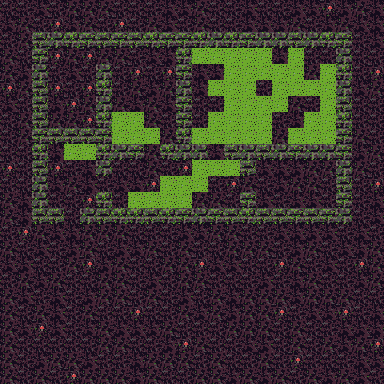

A 2D game scene composited from a Tiled map and its tileset images. What follows is a short description and the map's XML, with each tile layer's data collapsed to a summary:
An orthogonal 24x24 tile map with 16x16 px tiles, 1 tile layer (tile) and 71 objects (fakewall2).

<map version="1.0" tiledversion="1.1.2" orientation="orthogonal" renderorder="right-down" width="24" height="24" tilewidth="16" tileheight="16" infinite="0" nextobjectid="111">
 <tileset firstgid="1" source="tileset.tsx" />
 <layer name="tile" width="24" height="24">
  <data>[576 cells, 576 non-empty, 9 distinct tile ids]</data>
 </layer>
 <objectgroup name="item">
  <object id="72" gid="211" x="272" y="64" width="16" height="16" />
  <object id="107" gid="212" x="288" y="176" width="16" height="16">
   <properties>
    <property name="probability" type="int" value="10" />
   </properties>
  </object>
  <object id="108" gid="212" x="112" y="80" width="16" height="16">
   <properties>
    <property name="probability" type="int" value="1" />
   </properties>
  </object>
  <object id="109" gid="212" x="112" y="112" width="16" height="16">
   <properties>
    <property name="probability" type="int" value="1" />
   </properties>
  </object>
 </objectgroup>
 <objectgroup name="creature">
  <object id="99" gid="252" x="224" y="112" width="16" height="16">
   <properties>
    <property name="probability" type="int" value="100" />
   </properties>
  </object>
  <object id="100" gid="252" x="240" y="80" width="16" height="16">
   <properties>
    <property name="probability" type="int" value="15" />
   </properties>
  </object>
  <object id="101" gid="252" x="176" y="192" width="16" height="16">
   <properties>
    <property name="probability" type="int" value="15" />
   </properties>
  </object>
  <object id="102" gid="252" x="304" y="144" width="16" height="16">
   <properties>
    <property name="probability" type="int" value="15" />
   </properties>
  </object>
  <object id="103" gid="252" x="208" y="144" width="16" height="16">
   <properties>
    <property name="probability" type="int" value="15" />
   </properties>
  </object>
  <object id="104" gid="252" x="128" y="144" width="16" height="16">
   <properties>
    <property name="probability" type="int" value="15" />
   </properties>
  </object>
  <object id="105" gid="253" x="288" y="272" width="16" height="16">
   <properties>
    <property name="probability" type="int" value="100" />
   </properties>
  </object>
  <object id="106" gid="253" x="304" y="304" width="16" height="16">
   <properties>
    <property name="probability" type="int" value="15" />
   </properties>
  </object>
 </objectgroup>
 <objectgroup name="furniture">
  <object id="31" gid="53" x="64" y="128" width="16" height="16">
   <properties>
    <property name="description" value="This is a statue of a man proposing a woman. Man is kneeling and wearing a helmet so you don't recognize him, but he has an emblem of an eagle and crossed sword and quill under the eagle. Woman looks very much like your cousin Mina, holding out her right arm towards the man. You wonder why someone hid this statue here, in a room where nobody rarely visits." />
   </properties>
  </object>
  <object id="32" gid="42" x="240" y="192" width="16" height="16" />
  <object id="34" gid="10" x="64" y="224" width="16" height="16" />
  <object id="35" gid="10" x="96" y="192" width="16" height="16" />
  <object id="36" gid="11" x="208" y="160" width="16" height="16" />
  <object id="37" gid="11" x="144" y="160" width="16" height="16" />
  <object id="39" gid="72" x="112" y="112" width="16" height="16" />
  <object id="40" gid="72" x="112" y="80" width="16" height="16" />
  <object id="41" gid="77" x="160" y="128" width="16" height="16" />
  <object id="42" gid="77" x="160" y="112" width="16" height="16" />
  <object id="43" gid="77" x="160" y="96" width="16" height="16" />
  <object id="44" gid="90" x="144" y="80" width="16" height="16" />
  <object id="45" gid="92" x="160" y="64" width="16" height="16" />
  <object id="46" gid="52" x="256" y="128" width="16" height="16" />
  <object id="47" gid="52" x="304" y="80" width="16" height="16" />
  <object id="48" gid="52" x="256" y="80" width="16" height="16" />
  <object id="49" gid="52" x="304" y="128" width="16" height="16" />
  <object id="50" gid="51" x="160" y="64" width="16" height="16">
   <properties>
    <property name="activationtarget" value="[[6,3]]" />
   </properties>
  </object>
  <object id="51" gid="45" x="304" y="176" width="16" height="16" />
  <object id="52" gid="29" x="272" y="176" width="16" height="16" />
  <object id="53" gid="70" x="288" y="176" width="16" height="16" />
  <object id="54" gid="78" x="304" y="208" width="16" height="16" />
  <object id="55" gid="78" x="320" y="208" width="16" height="16" />
  <object id="56" gid="71" x="288" y="208" width="16" height="16" />
  <object id="57" gid="71" x="112" y="96" width="16" height="16" />
  <object id="58" gid="69" x="192" y="80" width="16" height="16" />
  <object id="59" gid="69" x="192" y="128" width="16" height="16" />
  <object id="60" gid="85" x="192" y="112" width="16" height="16" />
  <object id="61" gid="85" x="192" y="96" width="16" height="16" />
  <object id="62" gid="85" x="304" y="112" width="16" height="16" />
  <object id="63" gid="85" x="272" y="128" width="16" height="16" />
  <object id="64" gid="85" x="304" y="64" width="16" height="16" />
  <object id="65" gid="69" x="48" y="160" width="16" height="16" />
  <object id="66" gid="85" x="80" y="160" width="16" height="16" />
  <object id="67" gid="85" x="240" y="144" width="16" height="16" />
  <object id="68" gid="85" x="320" y="96" width="16" height="16" />
  <object id="69" gid="75" x="288" y="112" width="16" height="16">
   <properties>
    <property name="description" value="This is an left arm made of stone. Looks like it was broken off from someone's statue and it seems that the hand is trying to grab something." />
   </properties>
  </object>
  <object id="71" gid="71" x="112" y="128" width="16" height="16" />
  <object id="74" gid="53" x="128" y="64" width="16" height="16">
   <properties>
    <property name="description" value="This is a statue of an older woman holding a vial near her face. She looks lost in thought and is resting her other hand on her hip. She looks very familiar, but you just can't place the pieces together in your mind." />
   </properties>
  </object>
  <object id="75" type="fakewall2" gid="20" x="96" y="64" width="16" height="16" />
  <object id="82" gid="52" x="320" y="272" width="16" height="16" />
  <object id="83" gid="52" x="48" y="272" width="16" height="16" />
  <object id="84" gid="52" x="48" y="352" width="16" height="16" />
  <object id="85" gid="52" x="320" y="352" width="16" height="16" />
  <object id="86" gid="52" x="128" y="352" width="16" height="16" />
  <object id="87" gid="52" x="128" y="272" width="16" height="16" />
  <object id="88" gid="52" x="240" y="272" width="16" height="16" />
  <object id="89" gid="52" x="240" y="352" width="16" height="16" />
  <object id="90" gid="64" x="304" y="288" width="16" height="16" />
  <object id="91" gid="76" x="304" y="272" width="16" height="16" />
  <object id="92" gid="71" x="256" y="272" width="16" height="16" />
  <object id="93" gid="71" x="240" y="288" width="16" height="16" />
  <object id="94" gid="89" x="144" y="272" width="16" height="16" />
  <object id="95" gid="87" x="96" y="352" width="16" height="16" />
  <object id="96" gid="87" x="48" y="208" width="16" height="16" />
  <object id="97" gid="73" x="80" y="176" width="16" height="16" />
  <object id="98" gid="73" x="288" y="128" width="16" height="16" />
  <object id="110" gid="76" x="288" y="288" width="16" height="16" />
 </objectgroup>
 <objectgroup name="description">
  <object id="70" x="64" y="192" width="16" height="16">
   <properties>
    <property name="text" value="You step inside and foul odors linger in the air." />
   </properties>
  </object>
 </objectgroup>
</map>
